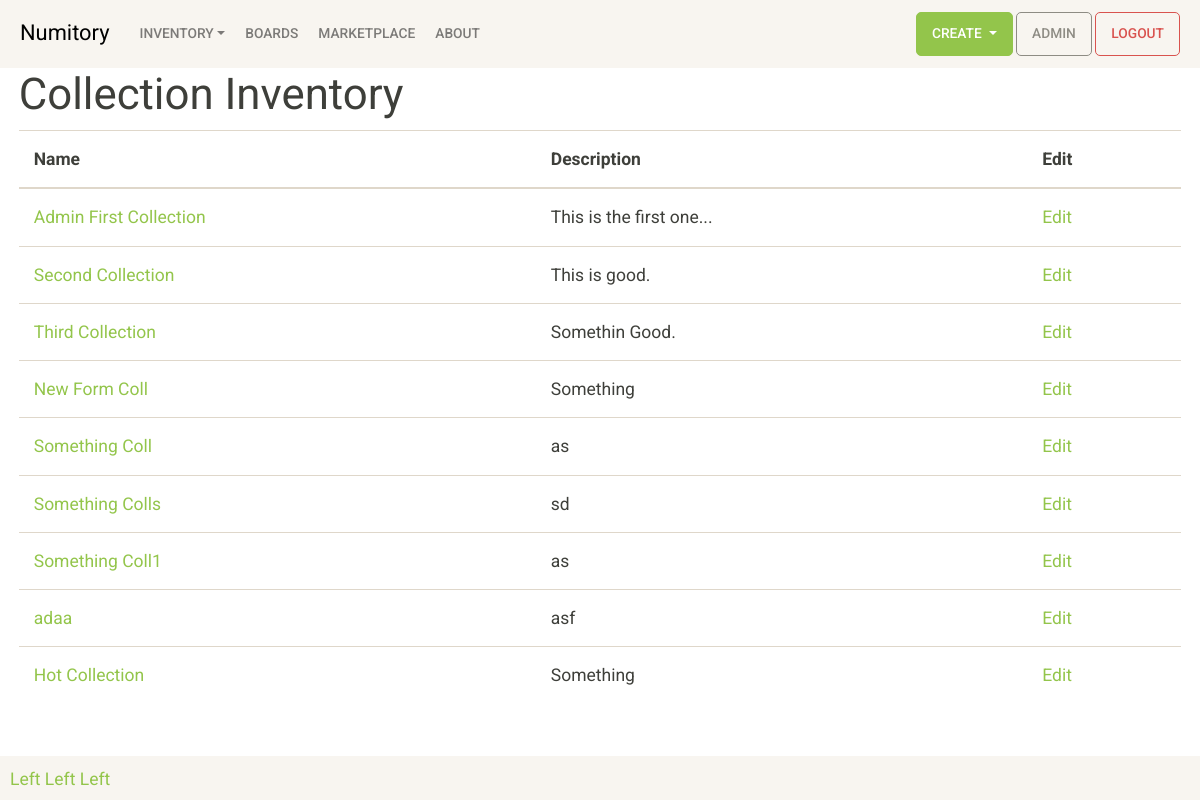
The page /inventory/collection/ (signed in) on the database as committed earlier.
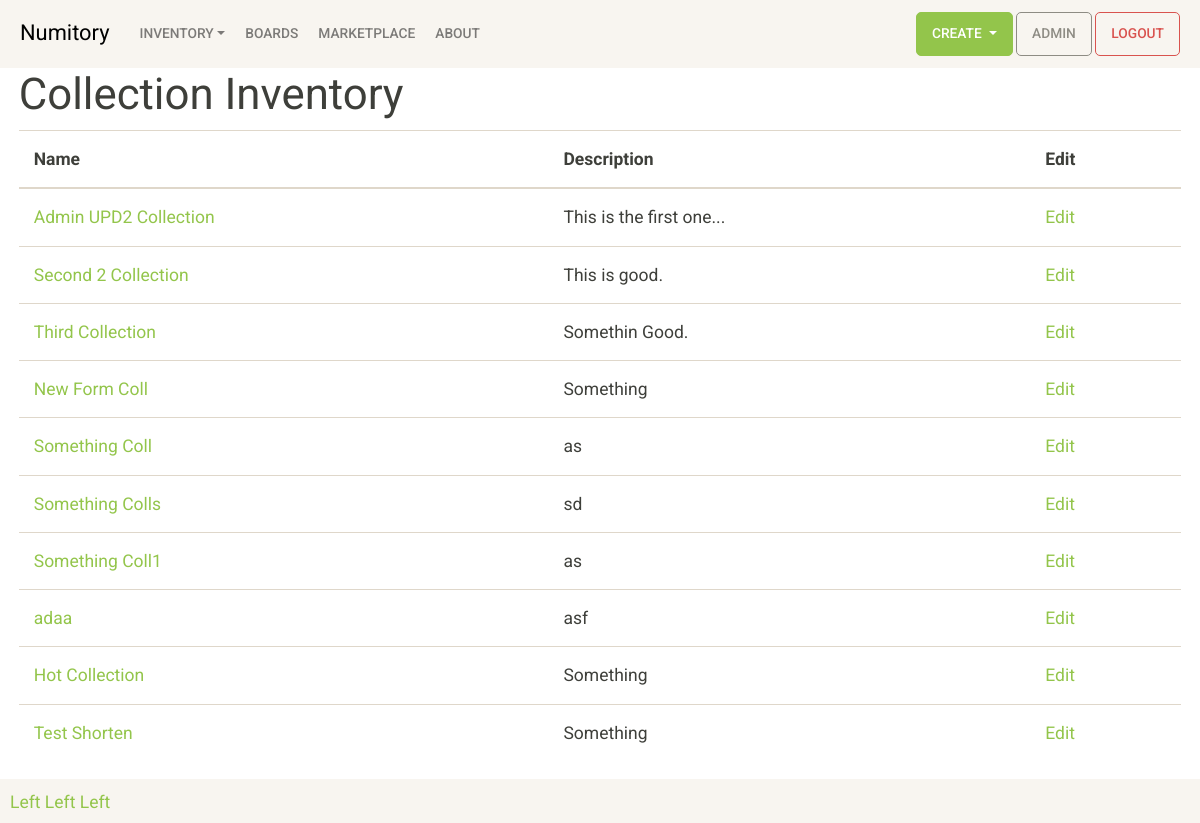
The same page on the database as committed later.
### inventory/models.py (models this page shows, shortened)
class Collection(models.Model):
    coll_name = models.CharField(max_length=100, unique=True)
    coll_desc = models.CharField(max_length=250)
    recycled = models.BooleanField(default=False)
    created = models.DateTimeField(auto_now_add=True)
    user = models.ForeignKey(User, on_delete=models.CASCADE)

### inventory/views.py (the view)
# urls.py: path('collection/', views.collinv, name='collinv'),
def collinv(request):
    collections = Collection.objects.filter(user=request.user)
    return render(request, 'inventory/collinv.html', {'collections': collections})

### inventory/templates/inventory/collinv.html
{% extends 'inventory/base.html' %}
{% block content %}
    <h1>Collection Inventory</h1>
    <table class="table">
        <thead>
            <tr>
                <th scope="col">Name</th>
                <th>Description</th>
                <th>Edit</th>
            </tr>
        </thead>
        <tbody>
            {% for collection in collections %}
            <tr>
                <td>
                    <a href="{% url 'inventory:collitems' collection.id %}">
                        {{ collection.coll_name }}
                    </a>
                </td>
                <td>{{ collection.coll_desc }}</td>
                <td>
                    <a href="{% url 'inventory:colldetail' collection.id %}">
                        Edit
                    </a>
                </td>
            </tr>
            {% endfor %}
        </tbody>
    </table>
{% endblock content %}

Rows that differ between the two databases and show on the page:
changed Collection "This is the first one...": coll_name "Admin First Collection" → "Admin UPD2 Collection"
changed Collection "This is good.": coll_name "Second Collection" → "Second 2 Collection"
added Collection: coll_name "Test Shorten", coll_desc "Something"
